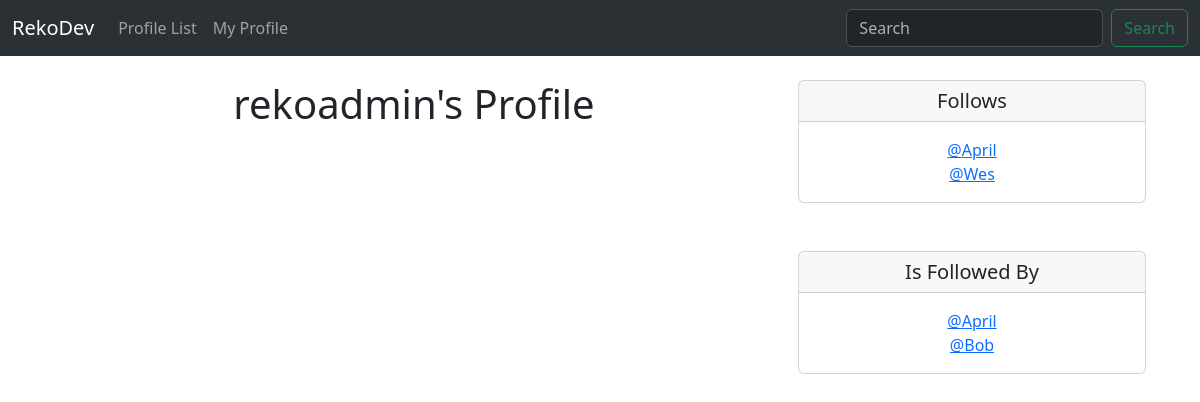
/profile/1 (signed in), run on the app's committed database.
### reko/models.py (models this page shows)
class Profile(models.Model):
    user = models.OneToOneField(User, on_delete=models.CASCADE) # We'll associate one user to one profile, and if User gets deleted, delete "profile" too
    follows = models.ManyToManyField("self",
        related_name="followed_by", # Ppl who follows you
        symmetrical=False, # If you follow someone, that someone doesn't have to follow you, right?
        blank=True) # I mean it would be cool if you started following me... <3 see ya there boi / Yeah but you start following nothing...
    date_modified = models.DateTimeField(User, auto_now=True) # When was this profile last modified?
    def __str__(self):
        return self.user.username

### reko/views.py (the view)
# urls.py: path('profile/<int:pk>', views.profile, name="profile"),
def profile(request, pk):
    if request.user.is_authenticated:
        profile = Profile.objects.get(user_id=pk)
        return render(request, 'profile.html', {"profile": profile})
    else:
        messages.success(request, ('You must log-in in order to view other profiles.'))
        return redirect('home')

### reko/templates/profile.html (shortened to what this page needs)
{% extends 'base.html' %}
{% block content %}
{% if profile %}
<div class="container text-center">
    <div class="row">
        <div class="col-8">
            <h1>{{ profile.user.username }}'s Profile</h1>
        </div>
        <div class="col-4">
            <div class="card">
                <h5 class="card-header">Follows</h5>
                <div class="card-body">
                    {% for following in profile.follows.all %}
                    <a href="{% url 'profile' following.user.id %}">@{{ following }}</a><br>
                    {% endfor %}
                </div>
            </div>
            <br><br>
            <div class="card">
                <h5 class="card-header">Is Followed By</h5>
                <div class="card-body">
                    {% for following in profile.followed_by.all %}
                    <a href="{% url 'profile' following.user.id %}">@{{ following }}</a><br>
                    {% endfor %}
                </div>
            </div>
{% endif %}
{% endblock %}

### data on the page
Profile: user.username "rekoadmin"
Profile: user.username "April"
Profile: user.username "Wes"
Profile: user.username "Bob"
